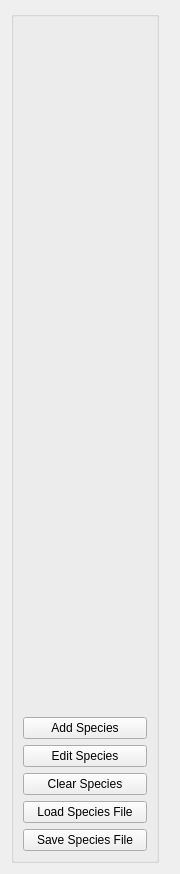
<?xml version="1.0" encoding="UTF-8"?>
<ui version="4.0">
 <class>SpeciesControls</class>
 <widget class="QWidget" name="SpeciesControls">
  <property name="geometry">
   <rect>
    <x>0</x>
    <y>0</y>
    <width>180</width>
    <height>874</height>
   </rect>
  </property>
  <property name="windowTitle">
   <string>Form</string>
  </property>
  <property name="autoFillBackground">
   <bool>true</bool>
  </property>
  <layout class="QVBoxLayout" name="verticalLayout">
   <item>
    <layout class="QHBoxLayout" name="horizontalLayout_6" stretch="0">
     <property name="spacing">
      <number>0</number>
     </property>
     <item>
      <layout class="QVBoxLayout" name="verticalLayout_4" stretch="0">
       <property name="spacing">
        <number>6</number>
       </property>
       <property name="leftMargin">
        <number>0</number>
       </property>
       <property name="topMargin">
        <number>0</number>
       </property>
       <property name="rightMargin">
        <number>10</number>
       </property>
       <item>
        <widget class="QGroupBox" name="groupBox">
         <property name="title">
          <string/>
         </property>
         <layout class="QVBoxLayout" name="speciesLayout">
          <item>
           <spacer name="verticalSpacer">
            <property name="orientation">
             <enum>Qt::Vertical</enum>
            </property>
            <property name="sizeHint" stdset="0">
             <size>
              <width>20</width>
              <height>40</height>
             </size>
            </property>
           </spacer>
          </item>
          <item>
           <widget class="QPushButton" name="addSpecies">
            <property name="enabled">
             <bool>true</bool>
            </property>
            <property name="sizePolicy">
             <sizepolicy hsizetype="Minimum" vsizetype="Fixed">
              <horstretch>0</horstretch>
              <verstretch>0</verstretch>
             </sizepolicy>
            </property>
            <property name="minimumSize">
             <size>
              <width>0</width>
              <height>0</height>
             </size>
            </property>
            <property name="sizeIncrement">
             <size>
              <width>0</width>
              <height>0</height>
             </size>
            </property>
            <property name="focusPolicy">
             <enum>Qt::NoFocus</enum>
            </property>
            <property name="text">
             <string>Add Species</string>
            </property>
           </widget>
          </item>
          <item>
           <widget class="QPushButton" name="editSpecies">
            <property name="enabled">
             <bool>true</bool>
            </property>
            <property name="sizePolicy">
             <sizepolicy hsizetype="Minimum" vsizetype="Fixed">
              <horstretch>0</horstretch>
              <verstretch>0</verstretch>
             </sizepolicy>
            </property>
            <property name="minimumSize">
             <size>
              <width>0</width>
              <height>0</height>
             </size>
            </property>
            <property name="sizeIncrement">
             <size>
              <width>0</width>
              <height>0</height>
             </size>
            </property>
            <property name="focusPolicy">
             <enum>Qt::NoFocus</enum>
            </property>
            <property name="text">
             <string>Edit Species</string>
            </property>
           </widget>
          </item>
          <item>
           <widget class="QPushButton" name="clearSpecies">
            <property name="enabled">
             <bool>true</bool>
            </property>
            <property name="sizePolicy">
             <sizepolicy hsizetype="Minimum" vsizetype="Fixed">
              <horstretch>0</horstretch>
              <verstretch>0</verstretch>
             </sizepolicy>
            </property>
            <property name="minimumSize">
             <size>
              <width>0</width>
              <height>0</height>
             </size>
            </property>
            <property name="sizeIncrement">
             <size>
              <width>0</width>
              <height>0</height>
             </size>
            </property>
            <property name="focusPolicy">
             <enum>Qt::NoFocus</enum>
            </property>
            <property name="text">
             <string>Clear Species</string>
            </property>
           </widget>
          </item>
          <item>
           <widget class="QPushButton" name="loadSpecies">
            <property name="enabled">
             <bool>true</bool>
            </property>
            <property name="sizePolicy">
             <sizepolicy hsizetype="Minimum" vsizetype="Fixed">
              <horstretch>0</horstretch>
              <verstretch>0</verstretch>
             </sizepolicy>
            </property>
            <property name="minimumSize">
             <size>
              <width>0</width>
              <height>0</height>
             </size>
            </property>
            <property name="sizeIncrement">
             <size>
              <width>0</width>
              <height>0</height>
             </size>
            </property>
            <property name="focusPolicy">
             <enum>Qt::NoFocus</enum>
            </property>
            <property name="text">
             <string>Load Species File</string>
            </property>
           </widget>
          </item>
          <item>
           <widget class="QPushButton" name="saveSpecies">
            <property name="enabled">
             <bool>true</bool>
            </property>
            <property name="sizePolicy">
             <sizepolicy hsizetype="Minimum" vsizetype="Fixed">
              <horstretch>0</horstretch>
              <verstretch>0</verstretch>
             </sizepolicy>
            </property>
            <property name="minimumSize">
             <size>
              <width>0</width>
              <height>0</height>
             </size>
            </property>
            <property name="sizeIncrement">
             <size>
              <width>0</width>
              <height>0</height>
             </size>
            </property>
            <property name="focusPolicy">
             <enum>Qt::NoFocus</enum>
            </property>
            <property name="text">
             <string>Save Species File</string>
            </property>
           </widget>
          </item>
         </layout>
        </widget>
       </item>
      </layout>
     </item>
    </layout>
   </item>
  </layout>
 </widget>
 <resources/>
 <connections/>
</ui>
